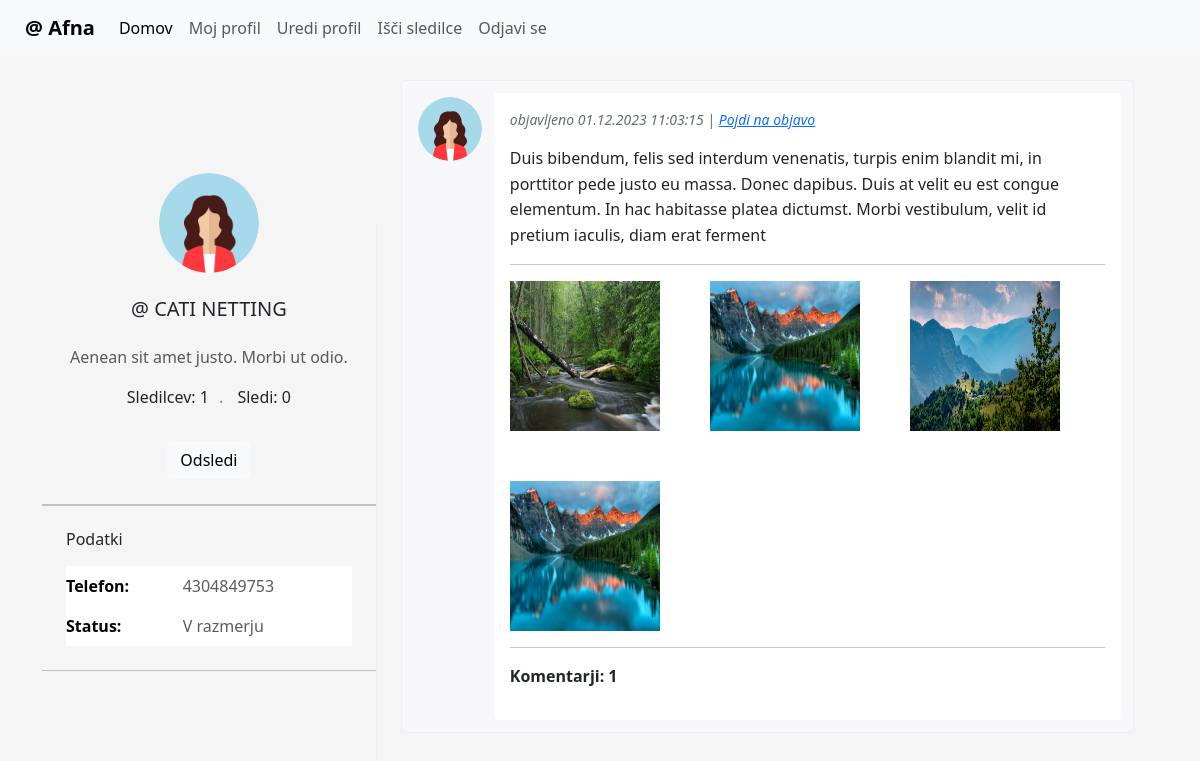
The page /user.php?user_id=330 (signed in) on the database its author committed.
### tables this page shows
CREATE TABLE `tab_users` (
  `id` int(11) NOT NULL COMMENT 'Enolični identifikator uporabnika',
  `first_name` varchar(255) DEFAULT NULL COMMENT 'Ime uporabnika',
  `last_name` varchar(255) DEFAULT NULL COMMENT 'Priimek uporabnika',
  `password` varchar(255) DEFAULT NULL COMMENT 'Geslo uporabnika (zašifrirano)',
  `email` varchar(255) DEFAULT NULL COMMENT 'E-poštni naslov uporabnika',
  `telephone` varchar(20) DEFAULT NULL COMMENT 'Telefonska številka uporabnika',
  `description` text DEFAULT NULL COMMENT 'Opis uporabnika',
  `relationship_status` varchar(50) DEFAULT NULL COMMENT 'Stanje razmerja uporabnika',
  `gender` int(1) NOT NULL
);

### profile.php (the view, shortened to what this page needs)
<?php
    include_once 'db.php';
    if (isset($_GET['user_id'])) {
        $user_id = $_GET['user_id'];
    } else {
        $user_id = $_SESSION['user_id'];
    }
    $query = "select *, profile_picture(id) slika from tab_users where id = ?";
    $stmt = $pdo->prepare($query);
    $stmt->execute([$user_id]);
    $user = $stmt->fetch();
    if ($user['relationship_status'] == 0) {
        $relationship_status = 'Samski/samska';
    } elseif ($user['relationship_status'] == 1) {
        $relationship_status = 'V razmerju';
    } elseif ($user['relationship_status'] == 2) {
        $relationship_status = 'Zapleteno je';
    } else {
        $relationship_status = '';
    }
    $query = "select count(*) cnt from tab_user_follower where user_id = ?";
    $stmt = $pdo->prepare($query);
    $stmt->execute([$user_id]);
    $num_followers = $stmt->fetch();
    $num_followers = $num_followers['cnt'];
    $query = "select count(*) cnt from tab_user_follower where follower_id = ?";
    $stmt = $pdo->prepare($query);
    $stmt->execute([$user_id]);
    $num_following = $stmt->fetch();
    $num_following = $num_following['cnt'];
?>
<div class="profile-section-user" style="margin-top:15%;">
    <div class="profile-info-brief p-3"><img class="img-fluid user-profile-avatar" src="<?php echo $user['slika']; ?>" alt="">
        <div class="text-center">
            <h5 class="text-uppercase mb-4"><?php echo '@ ' . $user['first_name'] . ' ' . $user['last_name']; ?></h5>
            <p class="text-muted fz-base"><?php echo $user['description']; ?></p>
            <p>Sledilcev: <?php echo $num_followers; ?><span style="color:grey;margin-right:10px;margin-left:10px;">.</span> Sledi: <?php echo $num_following; ?></p>
        </div>
    </div>
    <form action="follow.php" method="post">
    <div style="display:flex;justify-content:center;">
    <?php
        if ($user_id != $_SESSION['user_id']) {
            $query = "select is_follower(?,?) is_following";
            $stmt = $pdo->prepare($query);
            $stmt->execute([$_SESSION['user_id'],$user_id]);
            $following = $stmt->fetch();
            if ($following['is_following'] == 1) {
                echo '<button type="submit" name="unfollow" type="button" class="btn btn-light" style="margin-bottom:25px;">Odsledi</button>';
            } else {
                echo '<button type="submit" name="follow" type="button" class="btn btn-primary" style="margin-bottom:25px;">Sledi</button>';
            }
        }
    ?>
    </div>
    </form>
    <hr class="m-0">
    <div class="hidden-sm-down">
        <hr class="m-0">
        <div class="profile-info-contact p-4">
            <h6 class="mb-3">Podatki</h6>
            <table class="table">
                <tbody>
                    <tr>
                        <td><strong>Telefon:</strong></td>
                        <td>
                            <p class="text-muted mb-0"><?php echo $user['telephone']; ?></p>
                        </td>
                    </tr>
                    <tr>
                        <td><strong>Status:</strong></td>
                        <td>
                            <p class="text-muted mb-0"><?php echo $relationship_status; ?></p>
                        </td>
                    </tr>
                </tbody>
            </table>
        </div>
        <hr class="m-0">
    </div>
</div>

### css/main.css (style rules this page uses)
.profile-section-user { border-right: 1px solid #eceeef; -webkit-box-flex: 0; -ms-flex: 0 0 100%; flex: 0 0 100% }
@media (min-width:768px) { .profile-section-user { -ms-flex-preferred-size: 34%; flex-basis: 34% } }
@media (min-width:992px) { .profile-section-user { -ms-flex-preferred-size: 30%; flex-basis: 30% } }
.profile-section-user table { margin-bottom: 0 }
.profile-section-user table td { border: none; padding-left: 0; padding-right: 0 }
.profile-info-brief { position: relative; padding-top: 74px!important }
.profile-info-brief .user-profile-avatar { width: 100px; height: 100px; border-radius: 100%; position: absolute; top: -50px; left: calc(50% - 50px) }

### rows shown on the page
tab_users: first_name "CATI", last_name "NETTING", description "Aenean sit amet justo. Morbi ut odio.", telephone "4304849753", relationship_status "V razmerju"

### other values the page prints
$num_followers "1"
$num_following "0"
date("d.m.Y H:i:s", strtotime($post['date_add'])) "01.12.2023 11:03:15"
$post['num_comments'] "1"
